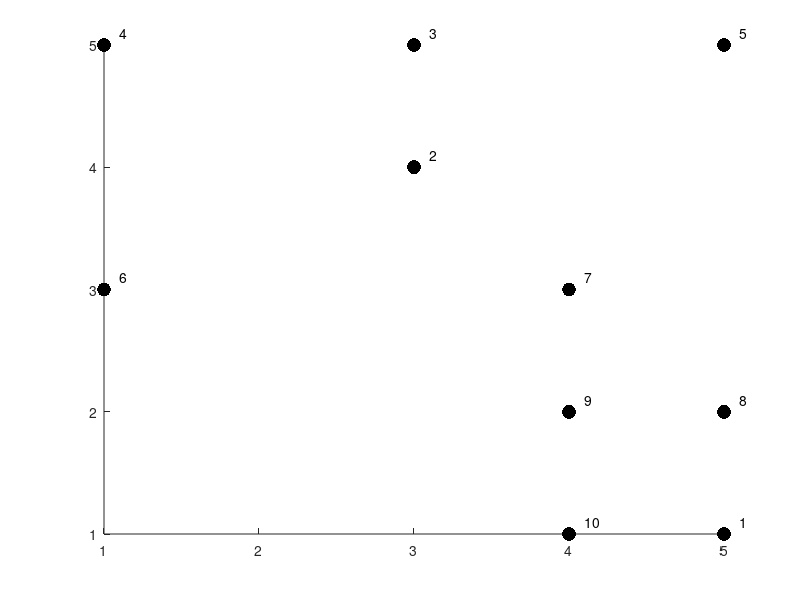

Recreate this plot in MATLAB.
close all
clear all
clc

% 1 A
N = 10; % used throughout the script
% Generate distinct random points
r = randperm(25);
[x y] = ind2sub([5,5],r(1:N));
z = [x' y'];
figure
hold on
% have to increase marker size as it is
plot(z(:,1), z(:,2), 'k.', 'markersize', 30);
text(z(:,1) + 0.1, z(:,2) + 0.1, num2cell(1:N));
